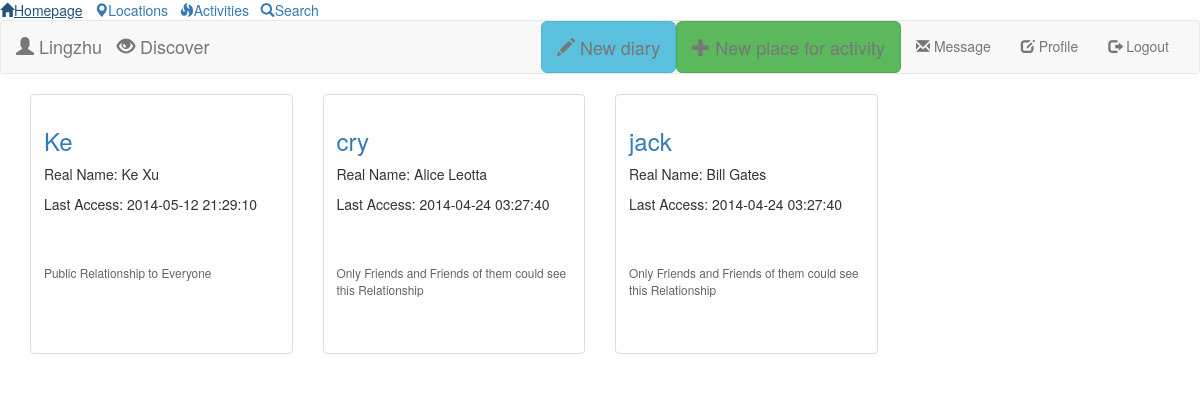
/friendship?page=2 (signed in), run on the app's committed database.
### tables this page shows
CREATE TABLE IF NOT EXISTS `friendship` (
  `maker` int(11) NOT NULL DEFAULT '0',
  `makee` int(11) NOT NULL DEFAULT '0',
  `privacy` int(11) DEFAULT '0',
  `addtime` timestamp NOT NULL DEFAULT CURRENT_TIMESTAMP,
  PRIMARY KEY (`maker`,`makee`),
  KEY `makee` (`makee`)
);

CREATE TABLE IF NOT EXISTS `user` (
  `userid` int(11) NOT NULL AUTO_INCREMENT,
  `username` varchar(40) DEFAULT NULL,
  `password` varchar(40) DEFAULT NULL,
  `lastaccess` timestamp NOT NULL DEFAULT CURRENT_TIMESTAMP ON UPDATE CURRENT_TIMESTAMP,
  PRIMARY KEY (`userid`)
);

CREATE TABLE IF NOT EXISTS `profile` (
  `userid` int(11) NOT NULL DEFAULT '0',
  `realname` varchar(40) DEFAULT NULL,
  `age` int(11) DEFAULT NULL,
  `city` varchar(40) DEFAULT NULL,
  `privacy` int(11) DEFAULT NULL,
  `lastmodify` timestamp NOT NULL DEFAULT CURRENT_TIMESTAMP,
  PRIMARY KEY (`userid`)
);

### friendship.php (the view, shortened to what this page needs)
<?php
    require_once 'header.php';
    $page=$_GET['page'];
	$userid = $_SESSION['userid'];
	$friend_list=mysqli_query($con,"select * from friendship where maker='$page' and privacy<=getrelation($page, $userid)");
?>
<html>
<head>
  <link href="global.css" rel="stylesheet" type="text/css">
  <link rel="stylesheet" href="http://netdna.bootstrapcdn.com/bootstrap/3.1.1/css/bootstrap.min.css">
</head>
<body>
<div class="container">
<div class="row">
<?php
    if($friend_list){
		while($row=$friend_list->fetch_assoc()){
			$other_userid=$row['makee'];
			$privacy=$row['privacy'];
			switch($privacy){
				case 0: $pri_content='Public Relationship to Everyone';
				break;
				case 1: $pri_content='Only Friends and Friends of them could see this Relationship';
				break;
			}
			$a=mysqli_query($con,"select * from user natural join profile where userid='$other_userid'");
			$b=$a->fetch_assoc();
			$other_username=$b['username'];
			$other_realname=$b['realname'];
			$lastaccess=$b['lastaccess'];
?>
            <div class="col-sm-4 col-md-3">
              <div class="thumbnail">
                <div class="caption" style="height:250px">
                  <h3><a href="/page/<?=$other_userid?>"><?=$other_username?></a></h3>
                  <div style="height:100px">
                      <p>Real Name: <?=$other_realname?></p>
                      <p>Last Access: <?=$lastaccess?></p>
                  </div>
                  <p style="color:#646464"><small><?=$pri_content?></small></p>
                </div>
              </div>
            </div>
<?php
		}
    }
?>
</div>
</div>
</body>
</html>

### data on the page
friendship: makee.username "Ke", profile.realname "Ke Xu", makee.lastaccess "2014-05-12 21:29:10", privacy "Public Relationship to Everyone"
friendship: makee.username "cry", profile.realname "Alice Leotta", makee.lastaccess "2014-04-24 03:27:40", privacy "Only Friends and Friends of them could see this Relationship"
friendship: makee.username "jack", profile.realname "Bill Gates", makee.lastaccess "2014-04-24 03:27:40", privacy "Only Friends and Friends of them could see this Relationship"

### other printed values
$_SESSION['username'] "Lingzhu"
